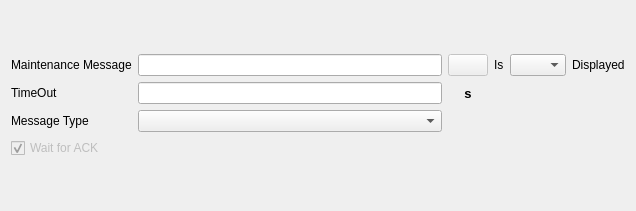
<?xml version="1.0" encoding="UTF-8"?>
<ui version="4.0">
 <class>GTACheckBiteMessageWidget</class>
 <widget class="QWidget" name="GTACheckBiteMessageWidget">
  <property name="geometry">
   <rect>
    <x>0</x>
    <y>0</y>
    <width>636</width>
    <height>211</height>
   </rect>
  </property>
  <property name="sizePolicy">
   <sizepolicy hsizetype="Preferred" vsizetype="Fixed">
    <horstretch>0</horstretch>
    <verstretch>0</verstretch>
   </sizepolicy>
  </property>
  <property name="windowTitle">
   <string>Form</string>
  </property>
  <layout class="QGridLayout" name="gridLayout_2">
   <item row="1" column="0">
    <layout class="QGridLayout" name="gridLayout">
     <item row="0" column="0">
      <widget class="QLabel" name="label">
       <property name="sizePolicy">
        <sizepolicy hsizetype="Preferred" vsizetype="Fixed">
         <horstretch>0</horstretch>
         <verstretch>0</verstretch>
        </sizepolicy>
       </property>
       <property name="text">
        <string>Maintenance Message</string>
       </property>
      </widget>
     </item>
     <item row="0" column="1">
      <widget class="QLineEdit" name="MessageLE">
       <property name="minimumSize">
        <size>
         <width>250</width>
         <height>0</height>
        </size>
       </property>
      </widget>
     </item>
     <item row="1" column="0">
      <widget class="QLabel" name="wtForbufferLB">
       <property name="minimumSize">
        <size>
         <width>104</width>
         <height>0</height>
        </size>
       </property>
       <property name="text">
        <string>TimeOut</string>
       </property>
      </widget>
     </item>
     <item row="1" column="1">
      <widget class="QLineEdit" name="waitForbufferLE">
       <property name="minimumSize">
        <size>
         <width>250</width>
         <height>0</height>
        </size>
       </property>
      </widget>
     </item>
     <item row="0" column="2">
      <widget class="QPushButton" name="SearchPB">
       <property name="enabled">
        <bool>false</bool>
       </property>
       <property name="text">
        <string/>
       </property>
       <property name="icon">
        <iconset resource="../resource.qrc">
         <normaloff>:/images/forms/img/SEARCH.png</normaloff>:/images/forms/img/SEARCH.png</iconset>
       </property>
      </widget>
     </item>
     <item row="0" column="3">
      <widget class="QLabel" name="label_2">
       <property name="text">
        <string>Is</string>
       </property>
      </widget>
     </item>
     <item row="0" column="4">
      <widget class="QComboBox" name="OperatorCB">
       <item>
        <property name="text">
         <string/>
        </property>
       </item>
       <item>
        <property name="text">
         <string>NOT</string>
        </property>
       </item>
      </widget>
     </item>
     <item row="0" column="5">
      <widget class="QLabel" name="label_3">
       <property name="sizePolicy">
        <sizepolicy hsizetype="Preferred" vsizetype="Fixed">
         <horstretch>0</horstretch>
         <verstretch>0</verstretch>
        </sizepolicy>
       </property>
       <property name="text">
        <string>Displayed</string>
       </property>
      </widget>
     </item>
     <item row="1" column="2">
      <widget class="QLabel" name="label_5">
       <property name="font">
        <font>
         <pointsize>10</pointsize>
         <weight>75</weight>
         <bold>true</bold>
        </font>
       </property>
       <property name="text">
        <string>s</string>
       </property>
       <property name="alignment">
        <set>Qt::AlignCenter</set>
       </property>
      </widget>
     </item>
     <item row="2" column="1">
      <widget class="QComboBox" name="ReportCB">
       <property name="minimumSize">
        <size>
         <width>250</width>
         <height>0</height>
        </size>
       </property>
      </widget>
     </item>
     <item row="2" column="0">
      <widget class="QLabel" name="label_4">
       <property name="sizePolicy">
        <sizepolicy hsizetype="Preferred" vsizetype="Fixed">
         <horstretch>0</horstretch>
         <verstretch>0</verstretch>
        </sizepolicy>
       </property>
       <property name="minimumSize">
        <size>
         <width>104</width>
         <height>0</height>
        </size>
       </property>
       <property name="maximumSize">
        <size>
         <width>100</width>
         <height>16777215</height>
        </size>
       </property>
       <property name="text">
        <string>Message Type</string>
       </property>
      </widget>
     </item>
     <item row="3" column="0">
      <widget class="QCheckBox" name="waitForAckChkB">
       <property name="enabled">
        <bool>false</bool>
       </property>
       <property name="text">
        <string>Wait for ACK</string>
       </property>
       <property name="checked">
        <bool>true</bool>
       </property>
      </widget>
     </item>
    </layout>
   </item>
   <item row="2" column="0">
    <spacer name="verticalSpacer">
     <property name="orientation">
      <enum>Qt::Vertical</enum>
     </property>
     <property name="sizeHint" stdset="0">
      <size>
       <width>20</width>
       <height>40</height>
      </size>
     </property>
    </spacer>
   </item>
   <item row="0" column="0">
    <spacer name="verticalSpacer_2">
     <property name="orientation">
      <enum>Qt::Vertical</enum>
     </property>
     <property name="sizeHint" stdset="0">
      <size>
       <width>20</width>
       <height>40</height>
      </size>
     </property>
    </spacer>
   </item>
  </layout>
 </widget>
 <tabstops>
  <tabstop>MessageLE</tabstop>
  <tabstop>SearchPB</tabstop>
  <tabstop>OperatorCB</tabstop>
  <tabstop>waitForbufferLE</tabstop>
  <tabstop>ReportCB</tabstop>
  <tabstop>waitForAckChkB</tabstop>
 </tabstops>
 <resources>
  <include location="../resource.qrc"/>
 </resources>
 <connections/>
</ui>
